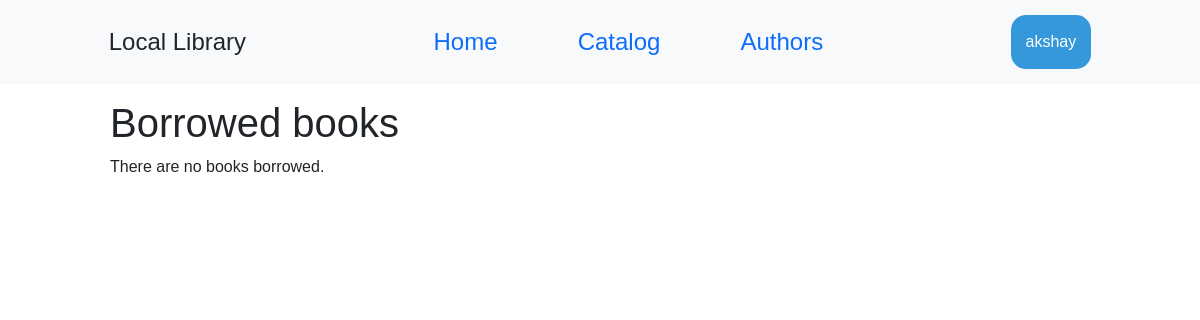
Page /catalog/mybooks/ (signed in) on the earlier database version.
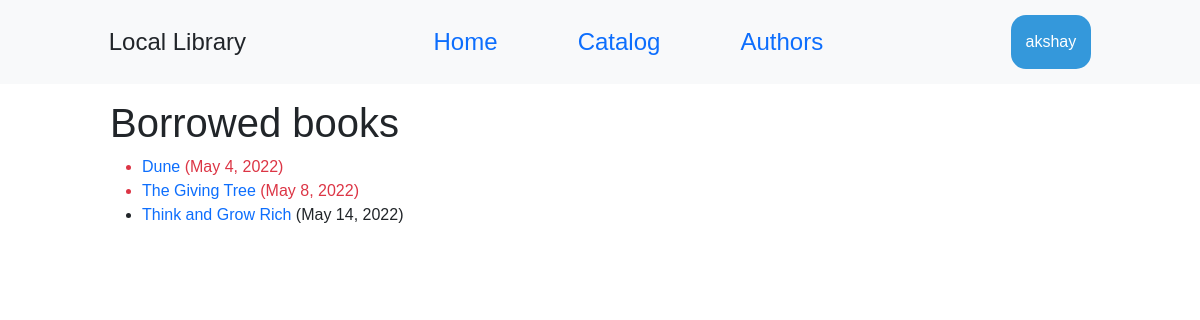
Same page on the later database version.
### catalog/models.py (models this page shows, shortened)
class BookInstance(models.Model):
    id = models.UUIDField(primary_key=True, default=uuid.uuid4, help_text='Unique ID for this particular book across whole library')
    book = models.ForeignKey('Book', on_delete=models.RESTRICT, null=True)
    imprint = models.CharField(max_length=200)
    due_back = models.DateField(null=True, blank=True)
    borrower = models.ForeignKey(User, on_delete=models.SET_NULL, null=True, blank=True)
    LOAN_STATUS = (
        ('m', 'Maintenance'),
        ('o', 'On loan'),
        ('a', 'Available'),
        ('r', 'Reserved'),
    )
    status = models.CharField(
        max_length=1,
        choices=LOAN_STATUS,
        blank=True,
        default='m',
        help_text='Book availability',
    )
    class Meta:
        ordering = ['due_back']
        permissions = (("can_mark_returned", "Set book as returned"),)
    @property
    def is_overdue(self):
        if self.due_back and date.today() > self.due_back:
            return True
        return False

class Book(models.Model):
    title = models.CharField(max_length = 200)
    author = models.ForeignKey('Author', on_delete=models.SET_NULL, null=True)
    summary = models.TextField(max_length=1000, help_text = 'Enter a brief description of the book')
    isbn = models.CharField('ISBN', max_length = 13, unique = True, help_text = '13 Character <a href="https://www.isbn-international.org/content/what-isbn">ISBN number</a>')
    genre = models.ManyToManyField(Genre, help_text='Select a genre for this book')
    language = models.ForeignKey('Language', on_delete=models.SET_NULL, null=True)
    def display_genre(self):
        return ', '.join(genre.name for genre in self.genre.all()[:3])
    display_genre.short_description = 'Genre'

### catalog/views.py (the view)
# urls.py: path('mybooks/', views.LoanedBooksByUserListView.as_view(), name='my-borrowed'),
class LoanedBooksByUserListView(LoginRequiredMixin,generic.ListView):
    model = BookInstance
    template_name ='catalog/bookinstance_list_borrowed_user.html'
    paginate_by = 10
    def get_queryset(self):
        return BookInstance.objects.filter(borrower=self.request.user).filter(status__exact='o').order_by('due_back')

### catalog/templates/catalog/bookinstance_list_borrowed_user.html
{% extends "base_generic.html" %}
{% block content %}
    <h1>Borrowed books</h1>
    {% if bookinstance_list %}
    <ul>
      {% for bookinst in bookinstance_list %}
      <li class="{% if bookinst.is_overdue %}text-danger{% endif %}">
        <a href="{% url 'book_detail' bookinst.book.pk %}">{{bookinst.book.title}}</a> ({{ bookinst.due_back }})
      </li>
      {% endfor %}
    </ul>
    {% else %}
      <p>There are no books borrowed.</p>
    {% endif %}
{% endblock %}

Differences in the rows shown:
added BookInstance: book "Dune", due_back "May 4, 2022"
added BookInstance: book "The Giving Tree", due_back "May 8, 2022"
now on this page (row edited): BookInstance: book "Think and Grow Rich", due_back "May 14, 2022"
Other differences:
text no longer shown: "There are no books borrowed."
